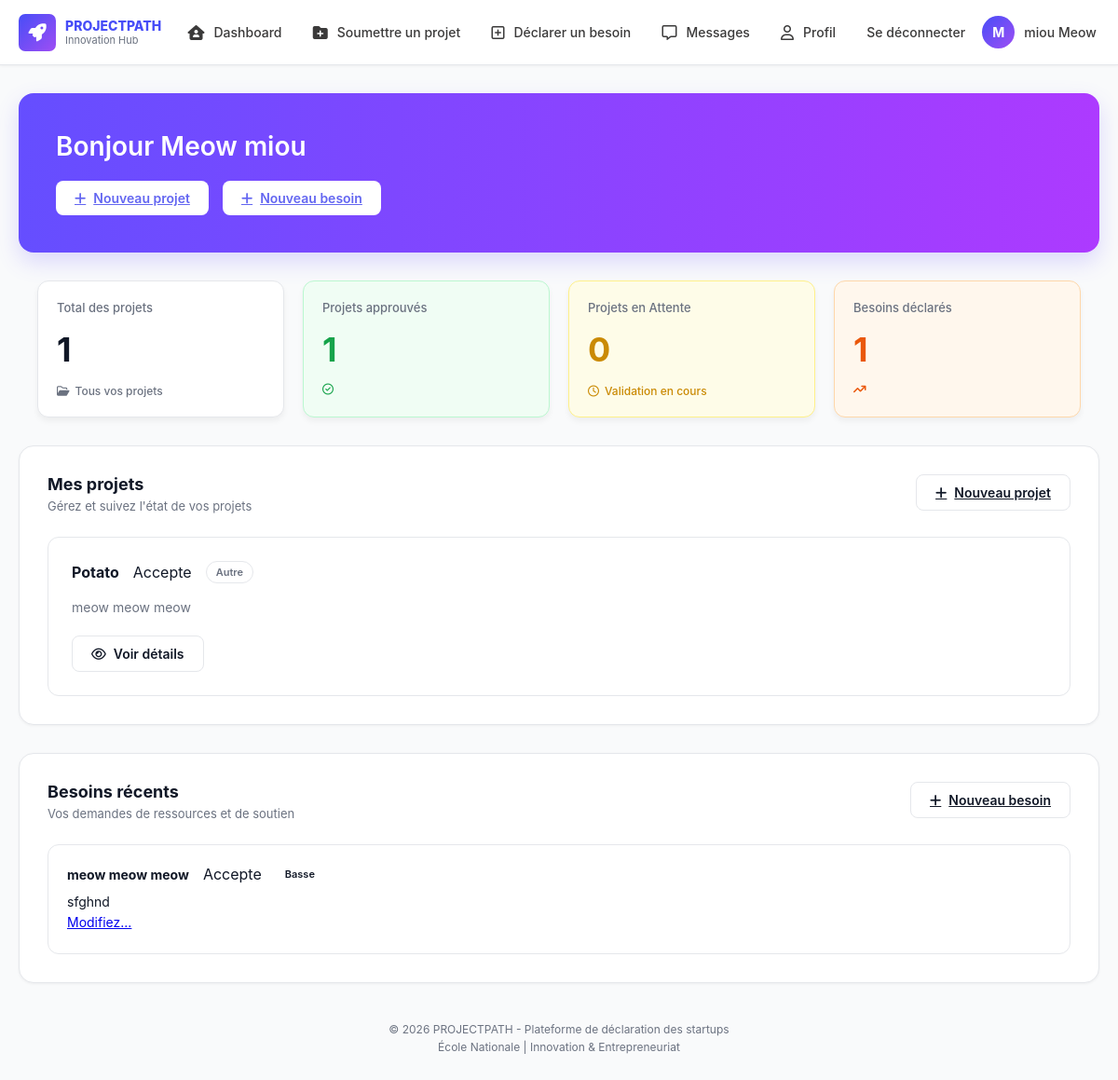
Page /home/14 (signed in) on the committed database.
### PP/models.py (models this page shows, shortened)
class CompteEtudiant(AbstractUser, PermissionsMixin):
    matricule = models.fields.IntegerField(unique=True, validators= [Validate_matricule], default = "123489357")
    class Niveau(models.TextChoices):
        one = "1CP", "1CP"
        two = "2CP", "2CP"
        three = "1CS" , "1CS"
        four = "2CS" , "2CS"
        five = "3CS", "3CS"
    niveau_etude = models.fields.CharField(max_length = 5 , choices = Niveau.choices, default = "1CP")
    adresse_mail = models.fields.EmailField(blank=True, max_length=254, verbose_name='email address',default = "Bonjour@estin.dz")
    telephone = models.fields.IntegerField(validators=[Validate_telephone], default=42)
    EMAIL_FIELD = 'adress_mail'
    class Meta:
        verbose_name = "User"
        verbose_name_plural = "Users"

class projet(models.Model):
    nom_projet= models.fields.CharField(max_length=100)
    description = models.fields.CharField(max_length=1000)
    participants = models.ForeignKey(CompteEtudiant, on_delete = models.CASCADE, null = True, blank=True)
    probleme_resolu = models.fields.CharField(max_length=200)
    class Domaine(models.TextChoices):
        Technologie_et_sante = "Technologie et sante", "Technologie et sante"
        Technologie_et_finances = "Technologie et finances", "Technologie et finances"
        Technologie_et_Environement = "Technologie et environement", "Technologie et environement"
        E_commerce = "E-commerce", "E-commerce"
        Technologie_et_agriculture = "Technologie et agriculture", "Technologie et agriculture"
        Autre = "Autre", "Autre"
    domaine = models.CharField(max_length=30, choices= Domaine.choices, default="Autre")
    objectif = models.CharField(max_length=200)
    file_path = models.FileField(upload_to="files/", null = False,verbose_name="",validators=[Validate_fichier])
    statut = models.fields.CharField(max_length = 16, choices = Statut.choices, default = "NonVue")
    created_at = models.DateTimeField(auto_now_add=True)
    updated_at = models.DateTimeField(auto_now=True)

class Besoin(models.Model):
    projet_concerne = models.fields.CharField(max_length=20)
    class TypeDeBesoin(models.TextChoices):
        Materiel = "Materiel" ,'Materiel'
        Budget = "Budget", 'Budget'
        Encadrement = "Encadrement", 'Encadrement'
        Laboratoire = "Laboratoire", 'Laboratoire'
        Support_Technique = "Support Technique", 'Support Technique'
        Formation = "Formation", 'Formation'
        Networking = "Networking", 'Networking'
    typeDeBesoin = models.fields.CharField(max_length = 20 , choices = TypeDeBesoin.choices, default = "MATERIEL") #si ça se trouve tu dois choisir parmi une liste
    class priorite(models.TextChoices):
        Basse = "Basse"
        Moyenne = "Moyenne"
        Eleve = "Elevee"
    priority = models.fields.CharField(max_length = 50, choices =priorite.choices, default = "Elevee")
    description = models.fields.CharField(max_length = 1000)
    participant = models.ForeignKey(CompteEtudiant, on_delete = models.CASCADE, null = True, blank = True)
    justification = models.fields.CharField(max_length=1000)
    file_path = models.FileField(upload_to="files/", null = True ,blank = True ,verbose_name="", validators=[Validate_fichier])
    statut = models.fields.CharField(max_length = 16, choices = Statut.choices, default = "NonVue")

### PP/views.py (the view)
# urls.py: 2. Add a URL to urlpatterns:  path('', views.home, name='home')
@login_required
def home(request,user_id):
    if request.user.id != user_id:
        return redirect("logout")
    user = CompteEtudiant.objects.get(id = user_id)
    user_projects = user.projet_set.all()
    user_request = user.besoin_set.all()
    project_nbr = user_projects.count()
    prj_enAtt = projet.objects.filter(statut = "EnAttente",  participants = user).count()
    prj_valide = projet.objects.filter(statut = "Accepte",  participants = user).count()
    prj_refuse = projet.objects.filter(statut = "DocumentManquant",  participants = user).count()
    besoin_nbr = user_request.count()
    bs_enAtt = Besoin.objects.filter(statut = "EnAttente", participant = user).count()
    bs_valide = Besoin.objects.filter(statut = "Accepte", participant = user).count()
    bs_refuse = Besoin.objects.filter(statut = "DocumentManquant",  participant = user).count()
    return render(request,"Student/home.html",{"user" : user, "user_projects": user_projects,
                                               "user_request":user_request ,"user_id": user_id,
                                               "prj_nb": project_nbr, "prj_enAtt": prj_enAtt,
                                               "prj_valide": prj_valide, "prj_refuse": prj_refuse,
                                                "bs_nb": besoin_nbr, "bs_enAtt": bs_enAtt, "bs_valide": bs_valide,
                                                "bs_refuse": bs_refuse})

### PP/template/Student/home.html (shortened to what this page needs)
{% load static %}
<!DOCTYPE html>
<html lang="en">
<head>
    <link rel="stylesheet" href="{% static 'css/dashboard.css' %}">
    <link rel="stylesheet" href="https://cdnjs.cloudflare.com/ajax/libs/font-awesome/6.4.0/css/all.min.css">
</head>
<body>
    <nav>
        <div class="logo">
            <i class="fa-solid fa-rocket"></i>
            <div class="txt">
                <h4>PROJECTPATH</h4>
                <p>Innovation Hub</p>
            </div>
        </div>
        <div class="nav-links" id="nav-links">
            <div id="dash" class="same" data-page="{%url 'home' user_id%}">
                <i class="fa-solid fa-house-user"></i>
                <p>Dashboard</p>
            </div>
            <div class="same" id="soumettre" data-page="{%url 'add_project' user_id%}">
                <i class="fa-solid fa-folder-plus"></i>
                <p>Soumettre un projet</p>
            </div>
            <div class="same" id="besoin" data-page="{%url 'add_request' user_id%}">
                <i class="fa-regular fa-square-plus"></i>
                <p>Déclarer un besoin</p>
            </div>
            <div class="same" id="message" data-page="{%url 'message_etudiant' user_id%}">
                <i class="fa-regular fa-message"></i>
                <p>Messages</p>
            </div>
            <div class="same" id="profil" data-page="{%url 'user_details' user_id%}">
                <i class="fa-regular fa-user"></i>
                <p>Profil</p>
            </div>
            <div class="same" id="profil" data-page="{%url 'logout'%}">
                <p>Se déconnecter</p>
            </div>
        <div class="nav-right">
            <div class="compte">
                <span id="s1">{{ user.first_name|first }}</span>
                <span id="s2">{{user.last_name}} {{user.first_name}}</span>
            </div>
        </div>
    </nav>
    <main class="container">
        <section class="hero-section">
            <h1 class="hero-title">Bonjour <span id="userNameHero">{{user.first_name}} {{user.last_name}}</span></h1>
            <div class="hero-buttons">
                <a href="{%url 'add_project' user_id%}" class="btn btn-white">
                    <i class="fa-solid fa-plus"></i>
                    Nouveau projet
                </a>
                <a href="{%url 'add_request' user_id%}" class="btn btn-white">
                    <i class="fa-solid fa-plus"></i>
                    Nouveau besoin
                </a>
            </div>
        </section>
        <section class="stats-grid">
            <div class="stat-card stat-total">
                <p class="stat-label">Total des projets</p>
                <h2 class="stat-value" id="stat-total-val">{{prj_nb}}</h2>
                <div class="stat-footer text-gray">
                    <i class="fa-regular fa-folder-open"></i> Tous vos projets
                </div>
            </div>
            <div class="stat-card stat-approved">
                <p class="stat-label">Projets approuvés</p>
                <h2 class="stat-value text-green" id="stat-approved-val">{{prj_valide}}</h2>
                <div class="stat-footer text-green">
                    <i class="fa-regular fa-circle-check"></i>
                </div>
            </div>
            <div class="stat-card stat-pending">
                <p class="stat-label">Projets en Attente</p>
                <h2 class="stat-value text-yellow" id="stat-pending-val">{{prj_enAtt}}</h2>
                <div class="stat-footer text-yellow">
                    <i class="fa-regular fa-clock"></i> Validation en cours
                </div>
            </div>
            <div class="stat-card stat-needs">
                <p class="stat-label">Besoins déclarés</p>
                <h2 class="stat-value text-orange" id="stat-needs-val">{{bs_nb}}</h2>
                <div class="stat-footer text-orange">
                    <i class="fa-solid fa-arrow-trend-up"></i>
                </div>
            </div>
        </section>
        <section class="content-section">
            <div class="section-header">
                <div>
                    <h2 class="section-title">Mes projets</h2>
                    <p class="section-subtitle">Gérez et suivez l'état de vos projets</p>
                </div>
                <a href="{%url 'add_project' user_id%}" class="btn btn-outline action-declarer-besoin">
                    <i class="fa-solid fa-plus"></i>
                    Nouveau projet
                </a>
            </div>
            <div id="projects-container" class="cards-container">
                     {%for p in user_projects%}
                        <div class="project-card">
                            <div class="project-header-row">
                                <h3 class="project-name">{{p.nom_projet}}</h3>
                                <p>{{p.statut}}</p>
                                <span class="badge badge-outline">{{p.domaine}}</span>
                            </div>
                            <p class="project-desc">{{p.description}}</p>
                            <div class="project-footer">
                    <button class="btn btn-outline" onclick="window.location.href='/project_details/{{p.id}}/{{user_id}}/0'"><i class="fa-regular fa-eye"></i> Voir détails</button>
                </div>
                </div>
                     {%endfor%}
            </div>
        </section>
        <section class="content-section mt-5">
            <div class="section-header">
                <div>
                    <h2 class="section-title">Besoins récents</h2>
                    <p class="section-subtitle">Vos demandes de ressources et de soutien</p>
                </div>
                <a href="{%url 'add_request' user_id%}" class="btn btn-outline action-declarer-besoin">
                    <i class="fa-solid fa-plus"></i>
                    Nouveau besoin
                </a>
            </div>
            <div id="needs-container" class="cards-container">
                     {%for b in user_request%}
                        <div class="need-card">
                           <div class="need-title-row">
                            <h3 class="need-name">{{b.description}}</h3>
                            <p>{{b.statut}}</p>
                             <span class="badge ${priorityClass}">{{b.priority}}</span>
                         </div>
                        <p class="need-desc">{{b.justification}}</p>
                        <p class = "need-desc"><a href ="{%url 'modify_request' b.id user_id%}" >Modifiez...</a></p>
                      </div>
                        {%endfor%}
            </div>
        </section>
    <footer>
        <p>© 2026 PROJECTPATH - Plateforme de déclaration des startups</p>
        <p>École Nationale | Innovation & Entrepreneuriat</p>
    </footer>
</body>
</html>

### rows in the picture
CompteEtudiant: first_name|first "M", last_name "miou", first_name "Meow"
projet: nom_projet "Potato", statut "Accepte", domaine "Autre", description "meow meow meow"
Besoin: description "meow meow meow", statut "Accepte", priority "Basse", justification "sfghnd"

### other values in the picture
{{ prj_nb }} "1"
{{ prj_valide }} "1"
{{ prj_enAtt }} "0"
{{ bs_nb }} "1"
